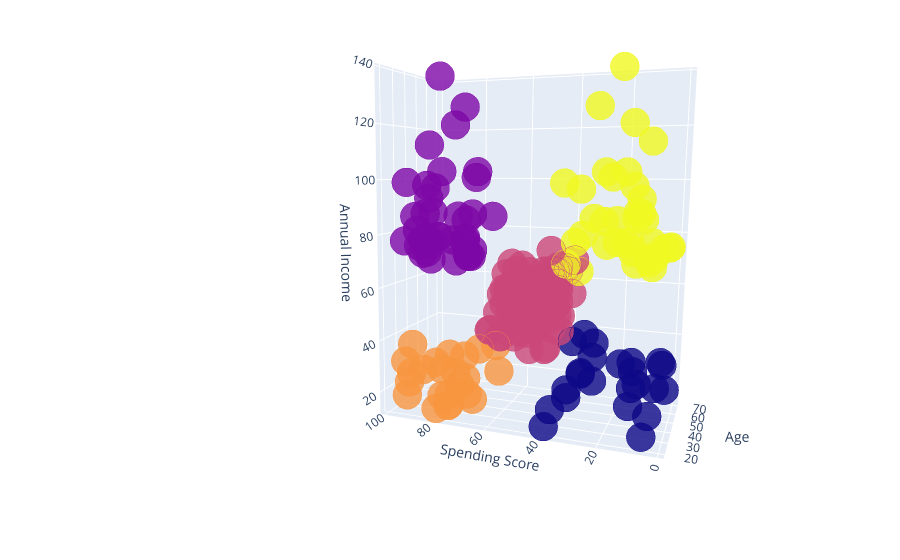

Notebook code cell kept with this figure:
### Code cell
import plotly.offline as py
from plotly.offline import init_notebook_mode, iplot
import plotly.graph_objs as go
from plotly import tools
init_notebook_mode(connected = True)
import plotly.figure_factory as ff

x = data[['Age', 'Spending Score (1-100)', 'Annual Income (k$)']].values
km = KMeans(n_clusters = 5, init = 'k-means++', max_iter = 300, n_init = 10, random_state = 0)
km.fit(x)
labels = km.labels_
centroids = km.cluster_centers_

data['labels'] =  labels
trace1 = go.Scatter3d(
    x= data['Age'],
    y= data['Spending Score (1-100)'],
    z= data['Annual Income (k$)'],
    mode='markers',
     marker=dict(
        color = data['labels'], 
        size= 10,
        line=dict(
            color= data['labels'],
            width= 12
        ),
        opacity=0.8
     )
)
df = [trace1]

layout = go.Layout(
    title = 'Character vs Gender vs Alive or not',
    margin=dict(
        l=0,
        r=0,
        b=0,
        t=0  
    ),
    scene = dict(
            xaxis = dict(title  = 'Age'),
            yaxis = dict(title  = 'Spending Score'),
            zaxis = dict(title  = 'Annual Income')
        )
)

fig = go.Figure(data = df, layout = layout)
py.iplot(fig)

### Figure 1 — Plotly figure (JSON) as saved in the notebook; plotly's stock layout.template omitted (floating-point values rounded to 4 significant figures; data arrays with more than 128 entries replaced by an {"elided": "..."} marker saying what was removed)
{"data": [{"marker": {"color": {"elided": "200 int values"}, "line": {"color": {"elided": "200 int values"}, "width": 12}, "opacity": 0.8, "size": 10}, "mode": "markers", "type": "scatter3d", "x": {"elided": "200 int values"}, "y": {"elided": "200 int values"}, "z": {"elided": "200 int values"}}], "layout": {"autosize": true, "margin": {"b": 0, "l": 0, "r": 0, "t": 0}, "scene": {"aspectmode": "auto", "aspectratio": {"x": 0.6093, "y": 1.148, "z": 1.429}, "camera": {"center": {"x": -0.2917, "y": 0.2606, "z": -0.1223}, "eye": {"x": -2.702, "y": -0.7571, "z": 0.3094}, "projection": {"type": "perspective"}, "up": {"x": 0, "y": 0, "z": 1}}, "xaxis": {"title": {"text": "Age"}, "type": "linear"}, "yaxis": {"title": {"text": "Spending Score"}, "type": "linear"}, "zaxis": {"title": {"text": "Annual Income"}, "type": "linear"}}, "title": {"text": "Character vs Gender vs Alive or not"}}}
